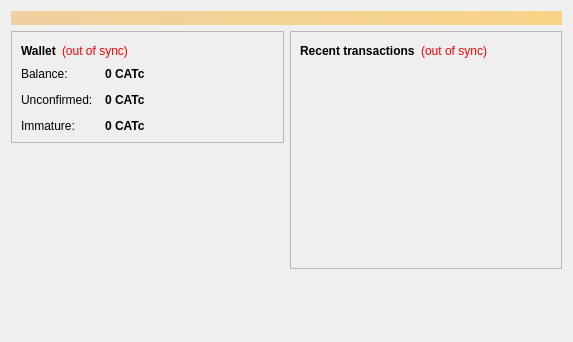
<?xml version="1.0" encoding="UTF-8"?>
<ui version="4.0">
 <class>OverviewPage</class>
 <widget class="QWidget" name="OverviewPage">
  <property name="geometry">
   <rect>
    <x>0</x>
    <y>0</y>
    <width>573</width>
    <height>342</height>
   </rect>
  </property>
  <property name="windowTitle">
   <string>Form</string>
  </property>
  <layout class="QVBoxLayout" name="topLayout">
   <item>
    <widget class="QLabel" name="labelAlerts">
     <property name="visible">
      <bool>false</bool>
     </property>
     <property name="styleSheet">
      <string notr="true">background-color: qlineargradient(x1: 0, y1: 0, x2: 1, y2: 0, stop:0 #F0D0A0, stop:1 #F8D488); color:#000000;</string>
     </property>
     <property name="wordWrap">
      <bool>true</bool>
     </property>
     <property name="margin">
      <number>3</number>
     </property>
    </widget>
   </item>
   <item>
    <layout class="QHBoxLayout" name="horizontalLayout" stretch="1,1">
     <item>
      <layout class="QVBoxLayout" name="verticalLayout_2">
       <item>
        <widget class="QFrame" name="frame">
         <property name="frameShape">
          <enum>QFrame::StyledPanel</enum>
         </property>
         <property name="frameShadow">
          <enum>QFrame::Raised</enum>
         </property>
         <layout class="QVBoxLayout" name="verticalLayout_4">
          <item>
           <layout class="QHBoxLayout" name="horizontalLayout_4">
            <item>
             <widget class="QLabel" name="label_5">
              <property name="font">
               <font>
                <weight>75</weight>
                <bold>true</bold>
               </font>
              </property>
              <property name="text">
               <string>Wallet</string>
              </property>
             </widget>
            </item>
            <item>
             <widget class="QLabel" name="labelWalletStatus">
              <property name="toolTip">
               <string>The displayed information may be out of date. Your wallet automatically synchronizes with the Cataloniacoin network after a connection is established, but this process has not completed yet.</string>
              </property>
              <property name="styleSheet">
               <string notr="true">QLabel { color: red; }</string>
              </property>
              <property name="text">
               <string notr="true">(out of sync)</string>
              </property>
              <property name="alignment">
               <set>Qt::AlignLeading|Qt::AlignLeft|Qt::AlignVCenter</set>
              </property>
             </widget>
            </item>
            <item>
             <spacer name="horizontalSpacer_2">
              <property name="orientation">
               <enum>Qt::Horizontal</enum>
              </property>
              <property name="sizeHint" stdset="0">
               <size>
                <width>40</width>
                <height>20</height>
               </size>
              </property>
             </spacer>
            </item>
           </layout>
          </item>
          <item>
           <layout class="QFormLayout" name="formLayout_2">
            <property name="fieldGrowthPolicy">
             <enum>QFormLayout::AllNonFixedFieldsGrow</enum>
            </property>
            <property name="horizontalSpacing">
             <number>12</number>
            </property>
            <property name="verticalSpacing">
             <number>12</number>
            </property>
            <item row="0" column="0">
             <widget class="QLabel" name="label">
              <property name="text">
               <string>Balance:</string>
              </property>
             </widget>
            </item>
            <item row="0" column="1">
             <widget class="QLabel" name="labelBalance">
              <property name="font">
               <font>
                <weight>75</weight>
                <bold>true</bold>
               </font>
              </property>
              <property name="cursor">
               <cursorShape>IBeamCursor</cursorShape>
              </property>
              <property name="toolTip">
               <string>Your current balance</string>
              </property>
              <property name="text">
               <string notr="true">0 CATc</string>
              </property>
              <property name="textInteractionFlags">
               <set>Qt::LinksAccessibleByMouse|Qt::TextSelectableByKeyboard|Qt::TextSelectableByMouse</set>
              </property>
             </widget>
            </item>
            <item row="1" column="0">
             <widget class="QLabel" name="label_3">
              <property name="text">
               <string>Unconfirmed:</string>
              </property>
             </widget>
            </item>
            <item row="1" column="1">
             <widget class="QLabel" name="labelUnconfirmed">
              <property name="font">
               <font>
                <weight>75</weight>
                <bold>true</bold>
               </font>
              </property>
              <property name="cursor">
               <cursorShape>IBeamCursor</cursorShape>
              </property>
              <property name="toolTip">
               <string>Total of transactions that have yet to be confirmed, and do not yet count toward the current balance</string>
              </property>
              <property name="text">
               <string notr="true">0 CATc</string>
              </property>
              <property name="textInteractionFlags">
               <set>Qt::LinksAccessibleByMouse|Qt::TextSelectableByKeyboard|Qt::TextSelectableByMouse</set>
              </property>
             </widget>
            </item>
            <item row="2" column="0">
             <widget class="QLabel" name="labelImmatureText">
              <property name="text">
               <string>Immature:</string>
              </property>
             </widget>
            </item>
            <item row="2" column="1">
             <widget class="QLabel" name="labelImmature">
              <property name="font">
               <font>
                <weight>75</weight>
                <bold>true</bold>
               </font>
              </property>
              <property name="toolTip">
               <string>Mined balance that has not yet matured</string>
              </property>
              <property name="text">
               <string notr="true">0 CATc</string>
              </property>
              <property name="textInteractionFlags">
               <set>Qt::LinksAccessibleByMouse|Qt::TextSelectableByKeyboard|Qt::TextSelectableByMouse</set>
              </property>
             </widget>
            </item>
           </layout>
          </item>
         </layout>
        </widget>
       </item>
       <item>
        <spacer name="verticalSpacer">
         <property name="orientation">
          <enum>Qt::Vertical</enum>
         </property>
         <property name="sizeHint" stdset="0">
          <size>
           <width>20</width>
           <height>40</height>
          </size>
         </property>
        </spacer>
       </item>
      </layout>
     </item>
     <item>
      <layout class="QVBoxLayout" name="verticalLayout_3">
       <item>
        <widget class="QFrame" name="frame_2">
         <property name="frameShape">
          <enum>QFrame::StyledPanel</enum>
         </property>
         <property name="frameShadow">
          <enum>QFrame::Raised</enum>
         </property>
         <layout class="QVBoxLayout" name="verticalLayout">
          <item>
           <layout class="QHBoxLayout" name="horizontalLayout_2">
            <item>
             <widget class="QLabel" name="label_4">
              <property name="text">
               <string>&lt;b&gt;Recent transactions&lt;/b&gt;</string>
              </property>
             </widget>
            </item>
            <item>
             <widget class="QLabel" name="labelTransactionsStatus">
              <property name="toolTip">
               <string>The displayed information may be out of date. Your wallet automatically synchronizes with the Cataloniacoin network after a connection is established, but this process has not completed yet.</string>
              </property>
              <property name="styleSheet">
               <string notr="true">QLabel { color: red; }</string>
              </property>
              <property name="text">
               <string notr="true">(out of sync)</string>
              </property>
              <property name="alignment">
               <set>Qt::AlignRight|Qt::AlignTrailing|Qt::AlignVCenter</set>
              </property>
             </widget>
            </item>
            <item>
             <spacer name="horizontalSpacer">
              <property name="orientation">
               <enum>Qt::Horizontal</enum>
              </property>
              <property name="sizeHint" stdset="0">
               <size>
                <width>40</width>
                <height>20</height>
               </size>
              </property>
             </spacer>
            </item>
           </layout>
          </item>
          <item>
           <widget class="QListView" name="listTransactions">
            <property name="styleSheet">
             <string notr="true">QListView { background: transparent; }</string>
            </property>
            <property name="frameShape">
             <enum>QFrame::NoFrame</enum>
            </property>
            <property name="verticalScrollBarPolicy">
             <enum>Qt::ScrollBarAlwaysOff</enum>
            </property>
            <property name="horizontalScrollBarPolicy">
             <enum>Qt::ScrollBarAlwaysOff</enum>
            </property>
            <property name="selectionMode">
             <enum>QAbstractItemView::NoSelection</enum>
            </property>
           </widget>
          </item>
         </layout>
        </widget>
       </item>
       <item>
        <spacer name="verticalSpacer_2">
         <property name="orientation">
          <enum>Qt::Vertical</enum>
         </property>
         <property name="sizeHint" stdset="0">
          <size>
           <width>20</width>
           <height>40</height>
          </size>
         </property>
        </spacer>
       </item>
      </layout>
     </item>
    </layout>
   </item>
  </layout>
 </widget>
 <resources/>
 <connections/>
</ui>
